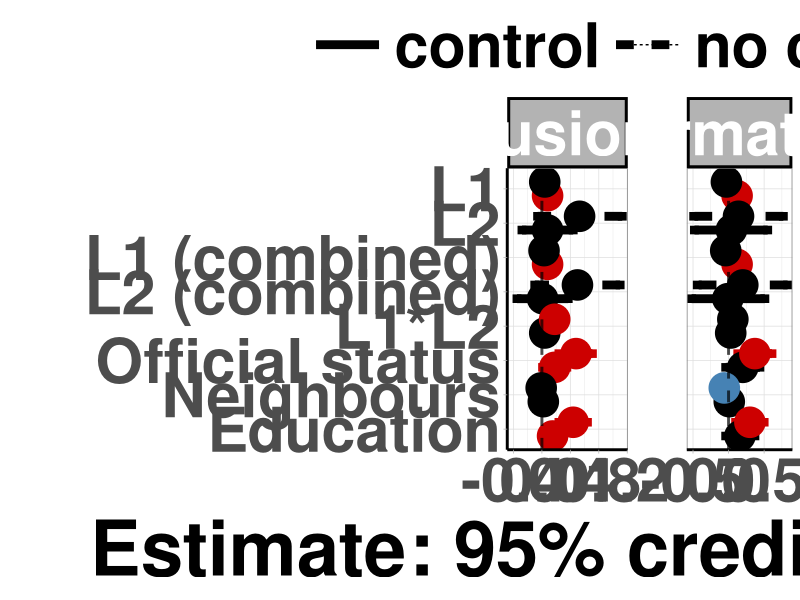
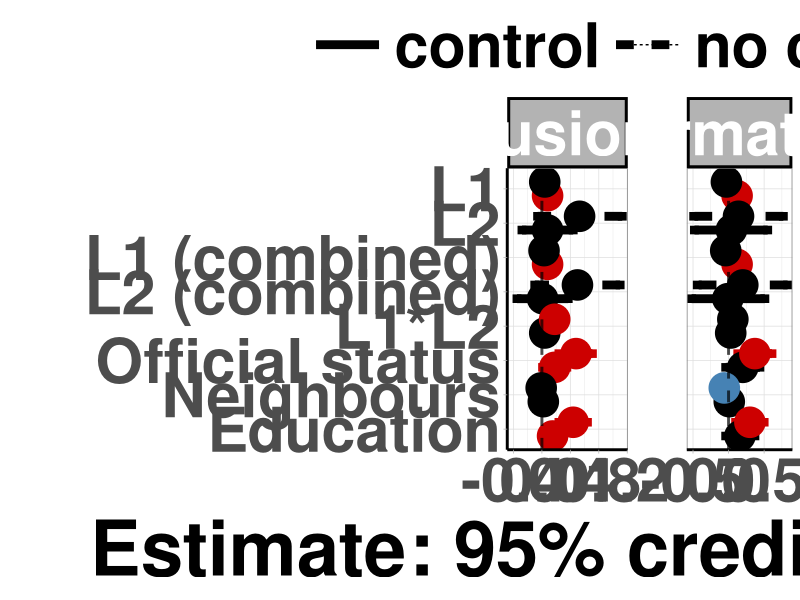
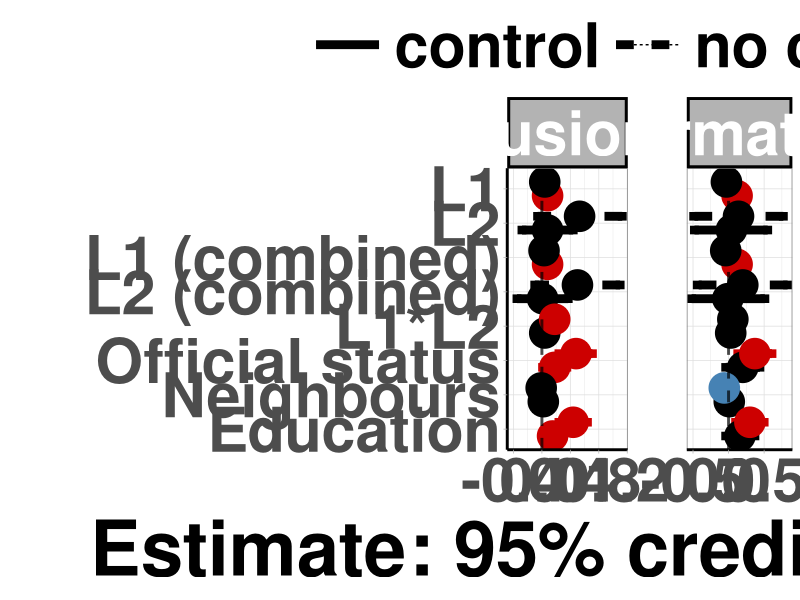
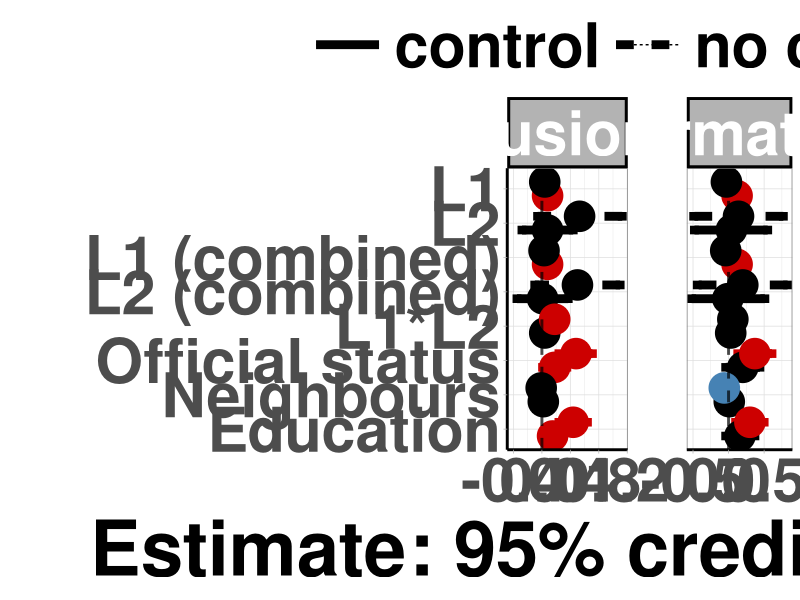
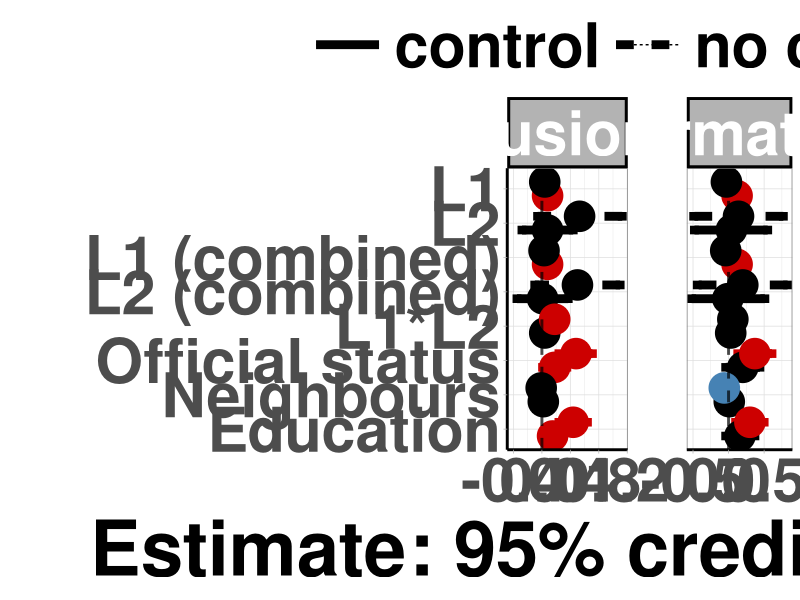
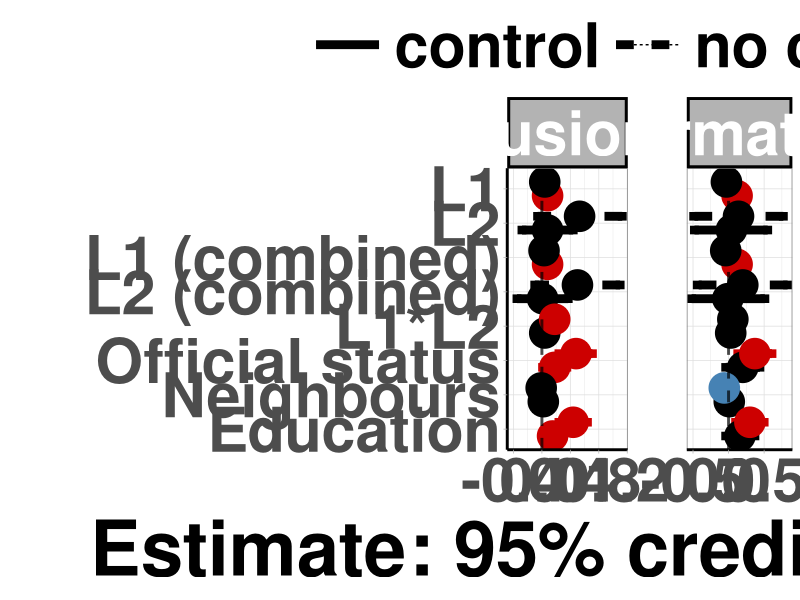
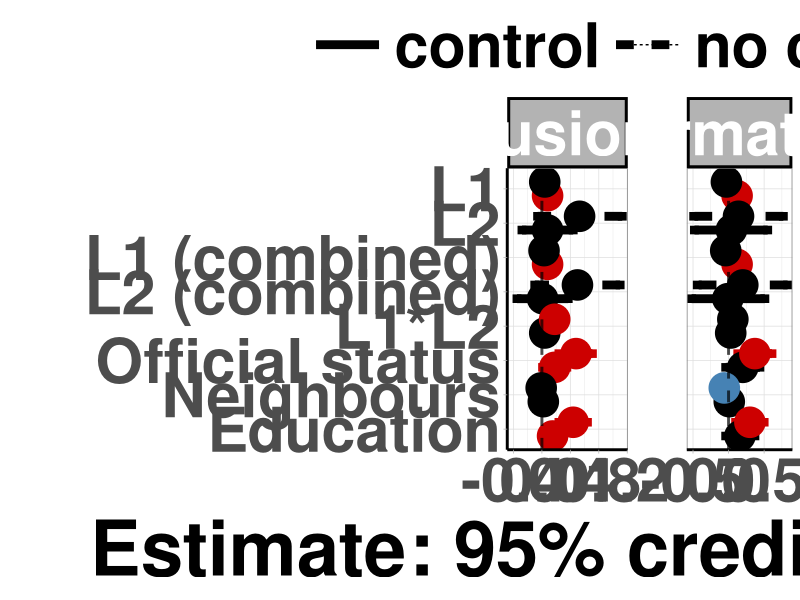
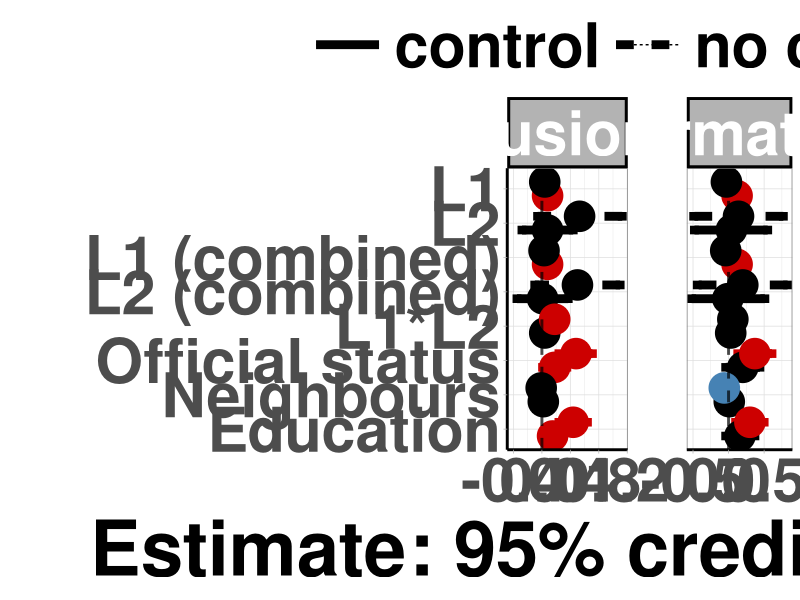

Recreate these plots in R, in order.
suppressPackageStartupMessages({
  library(dplyr)
  library(ggplot2)
})

# script was written by Olena Shcherbakova and modified by Sam Passmore

effs_I <-
  read.csv("output_tables/ effects Informativity_social_models .csv")
effs_I$variable <- "informativity"

effs_B <-
  read.csv("output_tables/ effects Boundness_social_models .csv")
effs_B$variable <- "fusion"

effs_B <- effs_B %>%
  rename(lower = 2,
         upper = 4,
         mean = 3)

effs_I <- effs_I %>%
  rename(lower = 2,
         upper = 4,
         mean = 3)

effs_1 <- as.data.frame(rbind(effs_B, effs_I))

effs_1$control <- "yes"

effs_I <-
  read.csv("output_tables/ effects Informativity_social_only_models .csv")
effs_I$variable <- "informativity"

effs_B <-
  read.csv("output_tables/ effects Boundness_social_only_models .csv")
effs_B$variable <- "fusion"

effs_B <- effs_B %>%
  rename(lower = 2,
         upper = 4,
         mean = 3)

effs_I <- effs_I %>%
  rename(lower = 2,
         upper = 4,
         mean = 3)

effs_2 <- as.data.frame(rbind(effs_B, effs_I))
effs_2$control <- "no"

effs_1 <- effs_1 %>%
  rename(lower = 2,
         upper = 4,
         mean = 3)

effs_2 <- effs_2 %>%
  rename(lower = 2,
         upper = 4,
         mean = 3)

effs <- as.data.frame(rbind(effs_1, effs_2))

effs_main <- effs %>%
  rename(lower = 2,
         upper = 4,
         mean = 3) %>%
  filter(!grepl("nonlinear", model)) %>%
  filter(!grepl("SD", effect)) %>%
  filter(!grepl("Intercept", effect))


#removing "(linear)" part within the model column
effs_main$model <- gsub("(\\s*\\(\\w+\\))", "", effs_main$model)

#adding "combined" after L1/L1 proportion where applicable
effs_main$effect <-
  ifelse(
    grepl("L1 speakers\\+", effs_main$model),
    paste(effs_main$effect, "(combined)"),
    effs_main$effect
  )

effs_main <- effs_main %>%
  mutate(
    effect = dplyr::recode(
      effect,
      "L2 proportion (combined)" = "L2 (combined)",
      "L1*L2 proportion" = "L1*L2",
      "L2 proportion" = "L2"
    )
  )

eff_main_plot_df = effs_main %>%
  as.data.frame() %>%
  mutate_if(is.character, as.factor) %>%
  mutate(effect = factor(
    effect,
    levels = c(
      "Education",
      "Neighbours",
      "Official status",
      "L1*L2",
      "L2 (combined)",
      "L1 (combined)",
      "L2",
      "L1"
    )
  )) %>%
  mutate(importance = case_when((lower < 0 &
                                   upper < 0)  ~ "negative",
                                (lower > 0 &
                                   upper > 0)  ~ "positive",
                                (lower < 0 & upper > 0) |
                                  (lower < 0 &
                                     upper == 0) |
                                  (lower == 0 & upper > 0) ~ "no"
  )) %>%
  mutate(importance = as.factor(importance)) %>%
  mutate(importance = factor(
    importance,
    levels = c("no", "positive", "negative"),
    ordered = TRUE
  )) %>% 
  mutate(control = if_else(control == "yes", "control", "no control")) %>% 
  mutate(control = factor(control, levels = c("control", "no control"), ordered = TRUE))

dodge_width <- 0.8

effs_main_plot_bw <- ggplot(eff_main_plot_df,
                            aes(
                              y = effect,
                              x = mean,
                              linetype = control,
                              color = importance
                            )) +
  geom_errorbar(
    aes(xmin = lower, xmax = upper),
    width = 0.5,
    linewidth = 3,
    position = position_dodge(width = dodge_width)
  ) +
  geom_point(size = 10,
             position = position_dodge(width = dodge_width)) +
  geom_line(position = position_dodge(width = dodge_width)) +
  geom_vline(
    aes(xintercept = 0),
    linetype = 2,
    linewidth = 1,
    alpha = 0.7
  ) +
  scale_color_manual(values = c("black", "red3", "steelblue")) +
  ylab("") +
  xlab("Estimate: 95% credible interval") +
  theme_light() +
#  theme_minimal() +
facet_grid(. ~ variable, scales = "free_x", space = "free") +
  theme(
    text = element_text(size = 55, face = "bold"),
#    legend.text = element_text(size = 25),
#    axis.title = element_text(size = 25),
#    legend.title = element_text(size = 25),
#    strip.text.x = element_text(size = 25),
    legend.spacing.y = unit(2.7, 'cm'),
    legend.key.width = unit(2, 'cm'),
    legend.direction = "horizontal",
    legend.position = "top",
    legend.title = element_blank(),
    axis.line = element_line(linewidth = 1),
    strip.background = element_rect(color = "black", linewidth = 2),
    panel.spacing.x = unit(15, "mm"),
#    panel.grid = element_blank(),
    panel.border = element_rect(color = "gray 50", fill = NA)
  ) +
  guides(color = "none")


effs_main_plot_bw

ggsave(
  file = "output/effects_plot.png",
  plot = effs_main_plot_bw,
  height = 24,
  width = 30,
  dpi = 400
)


ggsave(
  file = "output/effects_plot.tiff",
  plot = effs_main_plot_bw,
  height = 22,
  width = 36,
  dpi = 400
)

effs_main_plot_bw
ggsave(
  file = "output/effects_plot.svg",
  plot = effs_main_plot_bw,
  height = 22,
  width = 36,
  dpi = 600
)

effs_main_plot_bw
ggsave(
  file = "output/effects_plot.pdf",
  plot = effs_main_plot_bw,
  height = 22,
  width = 36,
  dpi = 600
)

effs_main_plot_bw
ggsave(
  file = "output/effects_plot.jpeg",
  plot = effs_main_plot_bw,
  height = 22,
  width = 36,
  dpi = 600
)
